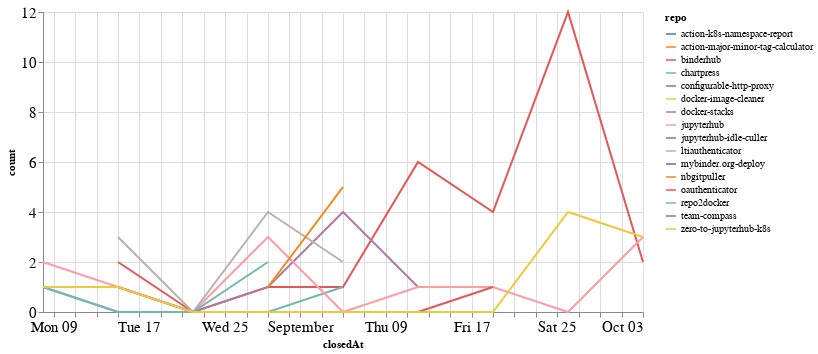

Source (notebook cell):
### Code cell
closed_by_time = closed_by.groupby('repo').resample('W', on='closedAt').count()['author'].reset_index()
closed_by_time = closed_by_time.rename(columns={'author': 'count'})

alt.Chart(closed_by_time, width=600).mark_line().encode(
    x='closedAt',
    y='count',
    color='repo',
    tooltip="repo"
)

### Figure 1 — Vega-Lite specification as saved in the notebook (floating-point values rounded to 4 significant figures)
{"config": {"axisLeft": {"labelFontSize": 15}, "axisBottom": {"labelFontSize": 15}}, "data": {"name": "data-2f50d525522622c462c037b40d459e7e"}, "mark": "line", "encoding": {"color": {"type": "nominal", "field": "repo"}, "tooltip": {"type": "nominal", "field": "repo"}, "x": {"type": "temporal", "field": "closedAt"}, "y": {"type": "quantitative", "field": "count"}}, "width": 600, "$schema": "https://vega.github.io/schema/vega-lite/v4.8.1.json", "datasets": {"data-2f50d525522622c462c037b40d459e7e": [{"repo": "action-k8s-namespace-report", "closedAt": "2021-09-26T00:00:00", "count": 1}, {"repo": "action-major-minor-tag-calculator", "closedAt": "2021-09-26T00:00:00", "count": 1}, {"repo": "binderhub", "closedAt": "2021-08-15T00:00:00", "count": 2}, {"repo": "binderhub", "closedAt": "2021-08-22T00:00:00", "count": 0}, {"repo": "binderhub", "closedAt": "2021-08-29T00:00:00", "count": 1}, {"repo": "binderhub", "closedAt": "2021-09-05T00:00:00", "count": 1}, {"repo": "binderhub", "closedAt": "2021-09-12T00:00:00", "count": 6}, {"repo": "binderhub", "closedAt": "2021-09-19T00:00:00", "count": 4}, {"repo": "binderhub", "closedAt": "2021-09-26T00:00:00", "count": 12}, {"repo": "binderhub", "closedAt": "2021-10-03T00:00:00", "count": 2}, {"repo": "chartpress", "closedAt": "2021-08-08T00:00:00", "count": 1}, {"repo": "chartpress", "closedAt": "2021-08-15T00:00:00", "count": 0}, {"repo": "chartpress", "closedAt": "2021-08-22T00:00:00", "count": 0}, {"repo": "chartpress", "closedAt": "2021-08-29T00:00:00", "count": 0}, {"repo": "chartpress", "closedAt": "2021-09-05T00:00:00", "count": 1}, {"repo": "configurable-http-proxy", "closedAt": "2021-09-19T00:00:00", "count": 1}, {"repo": "docker-image-cleaner", "closedAt": "2021-09-26T00:00:00", "count": 1}, {"repo": "docker-stacks", "closedAt": "2021-08-08T00:00:00", "count": 1}, {"repo": "docker-stacks", "closedAt": "2021-08-15T00:00:00", "count": 1}, {"repo": "docker-stacks", "closedAt": "2021-08-22T00:00:00", "count": 0}, {"repo": "docker-stacks", "closedAt": "2021-08-29T00:00:00", "count": 1}, {"repo": "docker-stacks", "closedAt": "2021-09-05T00:00:00", "count": 4}, {"repo": "docker-stacks", "closedAt": "2021-09-12T00:00:00", "count": 1}, {"repo": "jupyterhub", "closedAt": "2021-08-08T00:00:00", "count": 2}, {"repo": "jupyterhub", "closedAt": "2021-08-15T00:00:00", "count": 1}, {"repo": "jupyterhub", "closedAt": "2021-08-22T00:00:00", "count": 0}, {"repo": "jupyterhub", "closedAt": "2021-08-29T00:00:00", "count": 3}, {"repo": "jupyterhub", "closedAt": "2021-09-05T00:00:00", "count": 0}, {"repo": "jupyterhub", "closedAt": "2021-09-12T00:00:00", "count": 1}, {"repo": "jupyterhub", "closedAt": "2021-09-19T00:00:00", "count": 1}, {"repo": "jupyterhub", "closedAt": "2021-09-26T00:00:00", "count": 0}, {"repo": "jupyterhub", "closedAt": "2021-10-03T00:00:00", "count": 3}, {"repo": "jupyterhub-idle-culler", "closedAt": "2021-09-19T00:00:00", "count": 2}, {"repo": "ltiauthenticator", "closedAt": "2021-08-15T00:00:00", "count": 3}, {"repo": "ltiauthenticator", "closedAt": "2021-08-22T00:00:00", "count": 0}, {"repo": "ltiauthenticator", "closedAt": "2021-08-29T00:00:00", "count": 4}, {"repo": "ltiauthenticator", "closedAt": "2021-09-05T00:00:00", "count": 2}, {"repo": "mybinder.org-deploy", "closedAt": "2021-08-08T00:00:00", "count": 1}, {"repo": "nbgitpuller", "closedAt": "2021-08-29T00:00:00", "count": 1}, {"repo": "nbgitpuller", "closedAt": "2021-09-05T00:00:00", "count": 5}, {"repo": "oauthenticator", "closedAt": "2021-08-15T00:00:00", "count": 1}, {"repo": "oauthenticator", "closedAt": "2021-08-22T00:00:00", "count": 0}, {"repo": "oauthenticator", "closedAt": "2021-08-29T00:00:00", "count": 0}, {"repo": "oauthenticator", "closedAt": "2021-09-05T00:00:00", "count": 0}, {"repo": "oauthenticator", "closedAt": "2021-09-12T00:00:00", "count": 0}, {"repo": "oauthenticator", "closedAt": "2021-09-19T00:00:00", "count": 1}, {"repo": "repo2docker", "closedAt": "2021-08-08T00:00:00", "count": 1}, {"repo": "repo2docker", "closedAt": "2021-08-15T00:00:00", "count": 0}, {"repo": "repo2docker", "closedAt": "2021-08-22T00:00:00", "count": 0}, {"repo": "repo2docker", "closedAt": "2021-08-29T00:00:00", "count": 2}, {"repo": "team-compass", "closedAt": "2021-10-03T00:00:00", "count": 1}, {"repo": "zero-to-jupyterhub-k8s", "closedAt": "2021-08-08T00:00:00", "count": 1}, {"repo": "zero-to-jupyterhub-k8s", "closedAt": "2021-08-15T00:00:00", "count": 1}, {"repo": "zero-to-jupyterhub-k8s", "closedAt": "2021-08-22T00:00:00", "count": 0}, {"repo": "zero-to-jupyterhub-k8s", "closedAt": "2021-08-29T00:00:00", "count": 0}, {"repo": "zero-to-jupyterhub-k8s", "closedAt": "2021-09-05T00:00:00", "count": 0}, {"repo": "zero-to-jupyterhub-k8s", "closedAt": "2021-09-12T00:00:00", "count": 0}, {"repo": "zero-to-jupyterhub-k8s", "closedAt": "2021-09-19T00:00:00", "count": 0}, {"repo": "zero-to-jupyterhub-k8s", "closedAt": "2021-09-26T00:00:00", "count": 4}, {"repo": "zero-to-jupyterhub-k8s", "closedAt": "2021-10-03T00:00:00", "count": 3}]}}
